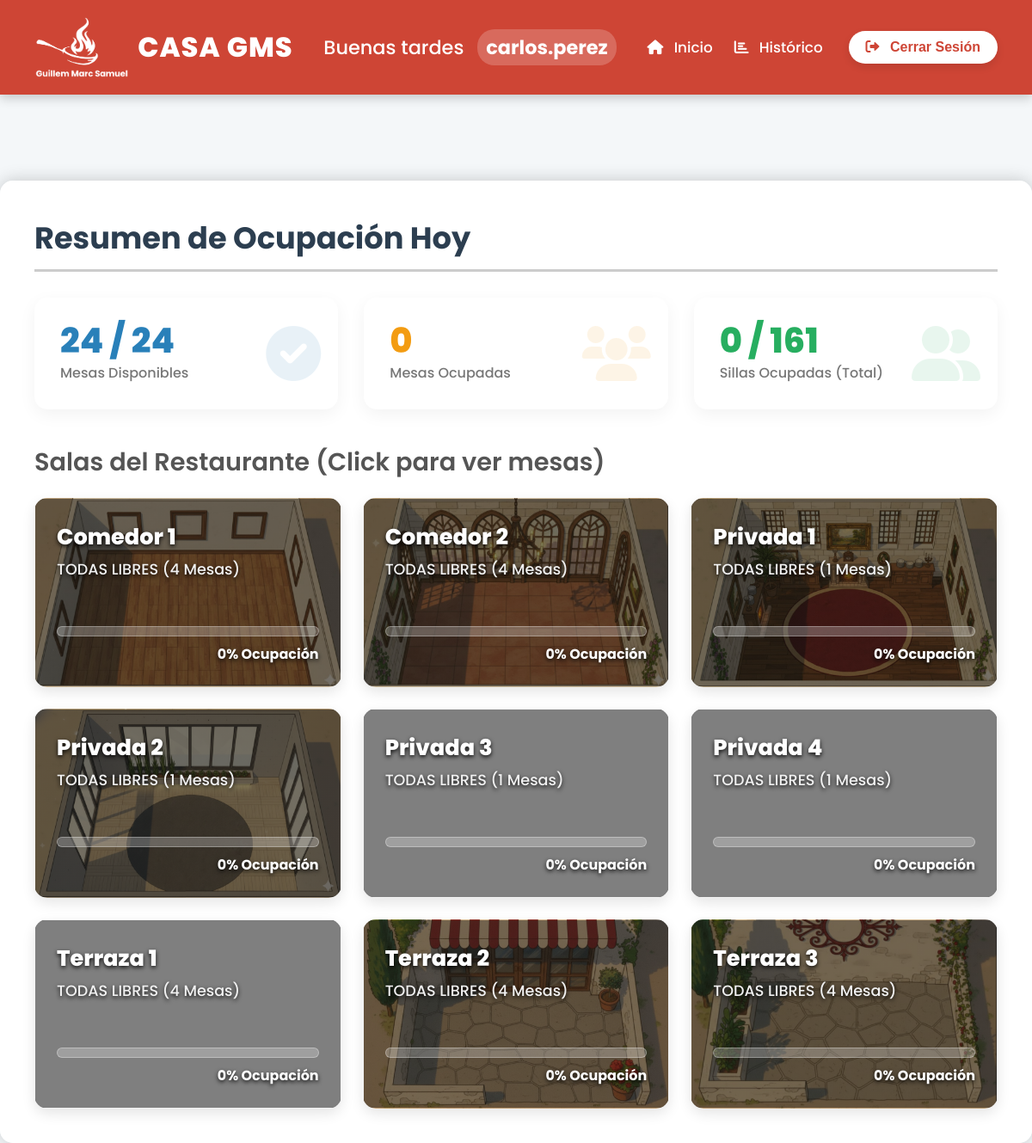
/ (signed in), run on the app's committed database.
### tables this page shows
CREATE TABLE IF NOT EXISTS salas (
    id INT AUTO_INCREMENT PRIMARY KEY,
    nombre VARCHAR(100) NOT NULL
);

### proc/index_proc.php (called while the page is built, shortened)
<?php
require_once __DIR__ . '/../BBDD/conexion.php';
$username = htmlspecialchars($_SESSION['username']);
$hora = date('H');
if ($hora >= 6 && $hora < 12) { $saludo = "Buenos días"; }
elseif ($hora >= 12 && $hora < 20) { $saludo = "Buenas tardes"; }
else { $saludo = "Buenas noches"; }
try {
    $sql = "
        SELECT
            s.id AS id_sala,
            s.nombre AS sala_nombre,
            s.imagen,
            COUNT(m.id) AS total_mesas,
            SUM(CASE WHEN m.estado = 2 THEN 1 ELSE 0 END) AS mesas_ocupadas
        FROM salas s
        LEFT JOIN mesas m ON s.id = m.id_sala
        GROUP BY s.id
        ORDER BY s.nombre ASC
    ";
    $stmt = $conn->query($sql);
    $salas = $stmt->fetchAll(PDO::FETCH_ASSOC);
    $ocupacion_salas = [];
    $total_mesas = 0;
    $mesas_ocupadas = 0;
    $total_sillas = 0;
    $sillas_ocupadas = 0;
    foreach ($salas as $s) {
        $total_mesas += $s['total_mesas'];
        $mesas_ocupadas += $s['mesas_ocupadas'];
        $ocupacion_pct = $s['total_mesas'] > 0 ? round(($s['mesas_ocupadas'] / $s['total_mesas']) * 100) : 0;
        $querySillas = $conn->prepare("
            SELECT
                SUM(sillas) AS total_sillas,
                SUM(CASE WHEN estado = 2 THEN sillas ELSE 0 END) AS sillas_ocupadas
            FROM mesas WHERE id_sala = :id
        ");
        $querySillas->execute([':id' => $s['id_sala']]);
        $sillas = $querySillas->fetch(PDO::FETCH_ASSOC);
        $total_sillas += intval($sillas['total_sillas']);
        $sillas_ocupadas += intval($sillas['sillas_ocupadas']);
        if (!empty($s['imagen'])) {
            $ruta_imagen = $s['imagen'];
        } else {
            $nombre_simple = strtolower(str_replace(' ', '', $s['sala_nombre']));
            $ruta_posible = "img/" . $nombre_simple . ".png";
            if (file_exists(__DIR__ . '/../' . $ruta_posible)) {
                $ruta_imagen = $ruta_posible;
            } else {
                $ruta_imagen = "img/fondo_panel_principal.png";
            }
        }
        $ocupacion_salas[] = [
            'id' => $s['id_sala'],
            'sala' => $s['sala_nombre'],
            'imagen' => $ruta_imagen,
            'ocupacion_pct' => $ocupacion_pct,
            'mesas_ocupadas' => $s['mesas_ocupadas'],
            'total_mesas' => $s['total_mesas']
        ];
    }
    $stats = [
        'total_mesas' => $total_mesas,
        'mesas_ocupadas' => $mesas_ocupadas,
        'mesas_libres' => $total_mesas - $mesas_ocupadas,
        'total_sillas' => $total_sillas,
        'sillas_ocupadas' => $sillas_ocupadas,
        'sillas_libres' => $total_sillas - $sillas_ocupadas,
    ];
} catch (PDOException $e) {
    die("Error en BBDD: " . $e->getMessage());
}
?>

### index.php (the view, shortened to what this page needs)
<?php
include_once 'proc/index_proc.php';
?>
<!DOCTYPE html>
<html lang="es">
<head>
    <link rel="stylesheet" href="https://cdnjs.cloudflare.com/ajax/libs/font-awesome/6.0.0/css/all.min.css">
    <link rel="stylesheet" href="css/panel_principal.css">
    <link rel="stylesheet" href="https://cdn.jsdelivr.net/npm/sweetalert2@11/dist/sweetalert2.min.css">
</head>
<body>
    <nav class="main-header">
        <div class="header-logo">
            <img src="img/basic_logo_blanco.png" alt="Logo GMS">
            <div class="logo-text">
                <span class="gms-title">CASA GMS</span>
            </div>
        </div>
        <div class="header-greeting">
            <?= $saludo ?> <span class="username-tag"><?= $username ?></span>
        </div>
        <div class="header-menu">
            <a href="./index.php" class="nav-link">
                <i class="fa-solid fa-house"></i> Inicio
            </a>
            <a href="./view/historico.php" class="nav-link">
                <i class="fa-solid fa-chart-bar"></i> Histórico
            </a>
        </div>
        <form method="post" action="proc/logout.php">
            <button type="submit" class="logout-btn">
                <i class="fa-solid fa-right-from-bracket"></i> Cerrar Sesión
            </button>
        </form>
    </nav>
    <div class="container">
        <h1 class="dashboard-title">Resumen de Ocupación Hoy</h1>
        <div class="stats-grid">
            <div class="stat-card primary">
                <div class="stat-value"><?= $stats['mesas_libres'] ?> / <?= $stats['total_mesas'] ?></div>
                <div class="stat-label">Mesas Disponibles</div>
                <i class="stat-icon fa-solid fa-check-circle"></i>
            </div>
            <div class="stat-card warning">
                <div class="stat-value"><?= $stats['mesas_ocupadas'] ?></div>
                <div class="stat-label">Mesas Ocupadas</div>
                <i class="stat-icon fa-solid fa-users"></i>
            </div>
            <div class="stat-card success">
                <div class="stat-value"><?= $stats['sillas_ocupadas'] ?> / <?= $stats['total_sillas'] ?></div>
                <div class="stat-label">Sillas Ocupadas (Total)</div>
                <i class="stat-icon fa-solid fa-user-group"></i>
            </div>
        </div>
        <h2 class="section-title">Salas del Restaurante (Click para ver mesas)</h2>
        <div class="salas-grid">
            <?php foreach ($ocupacion_salas as $sala): ?>
                <a href="./view/ver_sala.php?id_sala=<?= $sala['id'] ?>" class="sala-card-link">
                    <div class="sala-card"
                         style="background-image: linear-gradient(rgba(0, 0, 0, 0.5), rgba(0, 0, 0, 0.5)), url('<?= $sala['imagen'] ?>');">
                        <h3 class="sala-name"><?= htmlspecialchars($sala['sala']) ?></h3>
                        <div class="sala-occupancy">
                            <?php if ($sala['mesas_ocupadas'] == 0): ?>
                                TODAS LIBRES (<?= $sala['total_mesas'] ?> Mesas)
                            <?php else: ?>
                                <?= $sala['mesas_ocupadas'] ?> / <?= $sala['total_mesas'] ?> Mesas Ocupadas
                            <?php endif; ?>
                        </div>
                        <div class="progress-bar-container">
                        </div>
                        <div class="percentage"><?= $sala['ocupacion_pct'] ?>% Ocupación</div>
                    </div> </a> <?php endforeach; ?>
        </div>
    </div>
</body>
</html>

### css/panel_principal.css (style rules this page uses)
* { margin: 0; padding: 0; box-sizing: border-box; }
html, body { height: 100%; font-family: 'Poppins', sans-serif; color: #333; background-color: #f4f7f9; background-image: url('../img/fondo_panel_principal.png'); background-size: cover; background-attachment: fixed; background-position: center 50%; }
.main-header { background-color: #ce4535; color: white; display: flex; justify-content: space-between; align-items: center; padding: 20px 40px; box-shadow: 0 4px 12px rgba(0, 0, 0, 0.2); position: relative; z-index: 10; }
.header-logo { display: flex; align-items: center; gap: 10px; }
.header-logo img { height: 70px; }
.logo-text { display: flex; flex-direction: column; line-height: 1.1; }
.gms-title { font-size: 2.0rem; font-weight: 800; letter-spacing: 1px; }
.header-greeting { font-size: 1.4rem; font-weight: 500; flex-grow: 1; text-align: center; }
.username-tag { font-weight: 700; background-color: rgba(255, 255, 255, 0.2); padding: 5px 10px; border-radius: 20px; margin-left: 10px; }
.header-menu { display: flex; gap: 25px; margin-right: 30px; }
.nav-link { color: white; text-decoration: none; font-weight: 500; padding: 10px 0; transition: opacity 0.2s; font-size: 1.05rem; }
.nav-link i { margin-right: 8px; }
.logout-btn { background-color: white; color: #ce4535; border: none; padding: 10px 20px; border-radius: 25px; font-size: 1rem; font-weight: 600; cursor: pointer; transition: transform 0.2s ease; box-shadow: 0 4px 10px rgba(0, 0, 0, 0.1); }
.logout-btn i { margin-right: 8px; }
.container { padding: 40px; max-width: 1200px; margin: 0 auto; background-color: rgba(255, 255, 255, 0.95); border-radius: 15px; box-shadow: 0 0 20px rgba(0, 0, 0, 0.2); margin-top: 100px; margin-bottom: 30px; }
.dashboard-title { font-size: 2.2rem; font-weight: 700; color: #2c3e50; margin-bottom: 30px; border-bottom: 3px solid #ccc; padding-bottom: 10px; }
.stats-grid { display: grid; grid-template-columns: repeat(auto-fit, minmax(280px, 1fr)); gap: 30px; }
.stat-card { background-color: white; border-radius: 15px; padding: 30px; box-shadow: 0 6px 20px rgba(0, 0, 0, 0.05); position: relative; overflow: hidden; transition: transform 0.3s ease; }
.stat-value { font-size: 2.5rem; font-weight: 800; margin-bottom: 5px; line-height: 1; }
.stat-label { font-size: 1rem; font-weight: 500; color: #777; }
.stat-icon { position: absolute; top: 50%; right: 20px; transform: translateY(-50%); font-size: 4rem; opacity: 0.1; }
.stat-card.primary { color: #2980b9; }
.stat-card.warning { color: #f39c12; }
.stat-card.success { color: #27ae60; }
.section-title { font-size: 1.8rem; font-weight: 600; color: #555; margin-top: 40px; margin-bottom: 20px; }
.salas-grid { display: grid; grid-template-columns: repeat(auto-fit, minmax(280px, 1fr)); gap: 25px; align-items: stretch; }
.sala-card-link { text-decoration: none; color: inherit; display: block; height: 100%; }
.sala-card { height: 100%; min-height: 220px; padding: 25px; border-radius: 15px; box-shadow: 0 6px 15px rgba(0, 0, 0, 0.1); transition: transform 0.3s ease, box-shadow 0.3s ease; border: 1px solid rgba(0, 0, 0, 0.05); cursor: pointer; display: flex; flex-direction: column; justify-content: space-between; background-size: cover; background-position: center; background-repeat: no-repeat; color: white; text-shadow: 0 2px 5px rgba(0, 0, 0, 0.9); }
.sala-name { font-size: 1.6rem; font-weight: 800; margin-bottom: 5px; color: white; }
.sala-occupancy { font-size: 1.1rem; margin-bottom: auto; font-weight: 500; color: #f1f1f1; }
.progress-bar-container { background-color: rgba(255, 255, 255, 0.25); border-radius: 10px; height: 12px; overflow: hidden; margin-top: 15px; margin-bottom: 8px; border: 1px solid rgba(255, 255, 255, 0.3); }
.percentage { font-size: 1rem; font-weight: 700; text-align: right; color: white; }

### data on the page
salas: shows a picture, nombre "Comedor 1", total_mesas "4", ocupacion_pct "0"
salas: shows a picture, nombre "Comedor 2", total_mesas "4", ocupacion_pct "0"
salas: shows a picture, nombre "Privada 1", total_mesas "1", ocupacion_pct "0"
salas: shows a picture, nombre "Privada 2", total_mesas "1", ocupacion_pct "0"
salas: nombre "Privada 3", total_mesas "1", ocupacion_pct "0"
salas: nombre "Privada 4", total_mesas "1", ocupacion_pct "0"
salas: nombre "Terraza 1", total_mesas "4", ocupacion_pct "0"
salas: shows a picture, nombre "Terraza 2", total_mesas "4", ocupacion_pct "0"
salas: shows a picture, nombre "Terraza 3", total_mesas "4", ocupacion_pct "0"

### other printed values
$saludo "Buenas tardes"
$username "carlos.perez"
$stats['mesas_libres'] "24"
$stats['total_mesas'] "24"
$stats['mesas_ocupadas'] "0"
$stats['sillas_ocupadas'] "0"
$stats['total_sillas'] "161"
